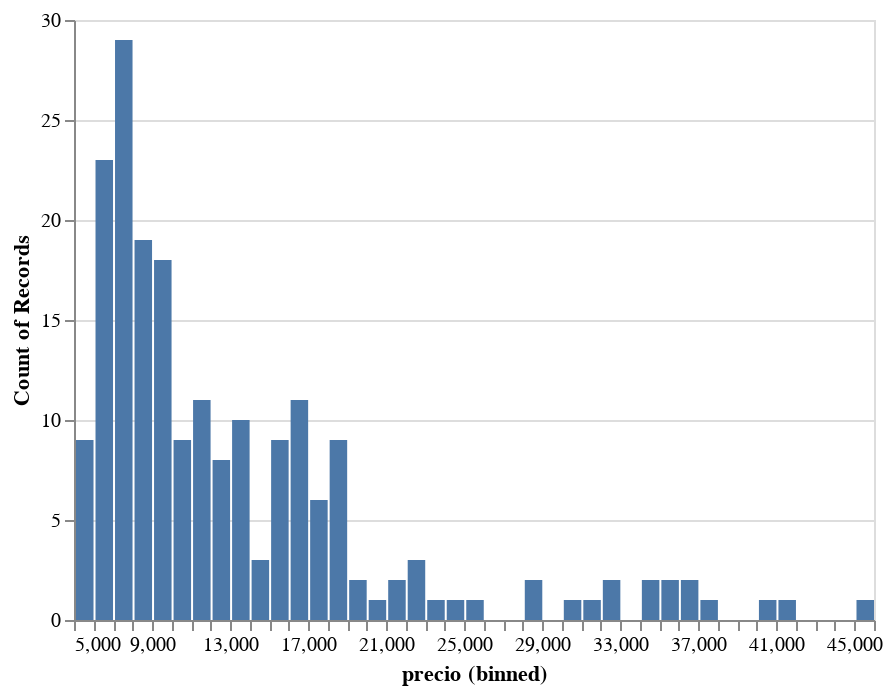

Notebook code cell kept with this figure:
### Code cell
#### GRAFICO para NUMERICOSvsNUMERICOS (Barras)
n = 1000
base = alt.Chart(df)
chart = base.mark_bar()
chart.encode(alt.X("precio:Q", bin=alt.Bin(step=n)), y='count()')

### Figure 1 — Vega-Lite specification as saved in the notebook (floating-point values rounded to 4 significant figures; data arrays with more than 128 entries replaced by an {"elided": "..."} marker saying what was removed)
{"config": {"view": {"continuousWidth": 400, "continuousHeight": 300}}, "data": {"name": "data-618b75d1ab701c677a7e20a11ba8c3dc"}, "mark": "bar", "encoding": {"x": {"bin": {"step": 1000}, "field": "precio", "type": "quantitative"}, "y": {"aggregate": "count", "type": "quantitative"}}, "$schema": "https://vega.github.io/schema/vega-lite/v4.17.0.json", "datasets": {"data-618b75d1ab701c677a7e20a11ba8c3dc": {"elided": "205 records"}}}
